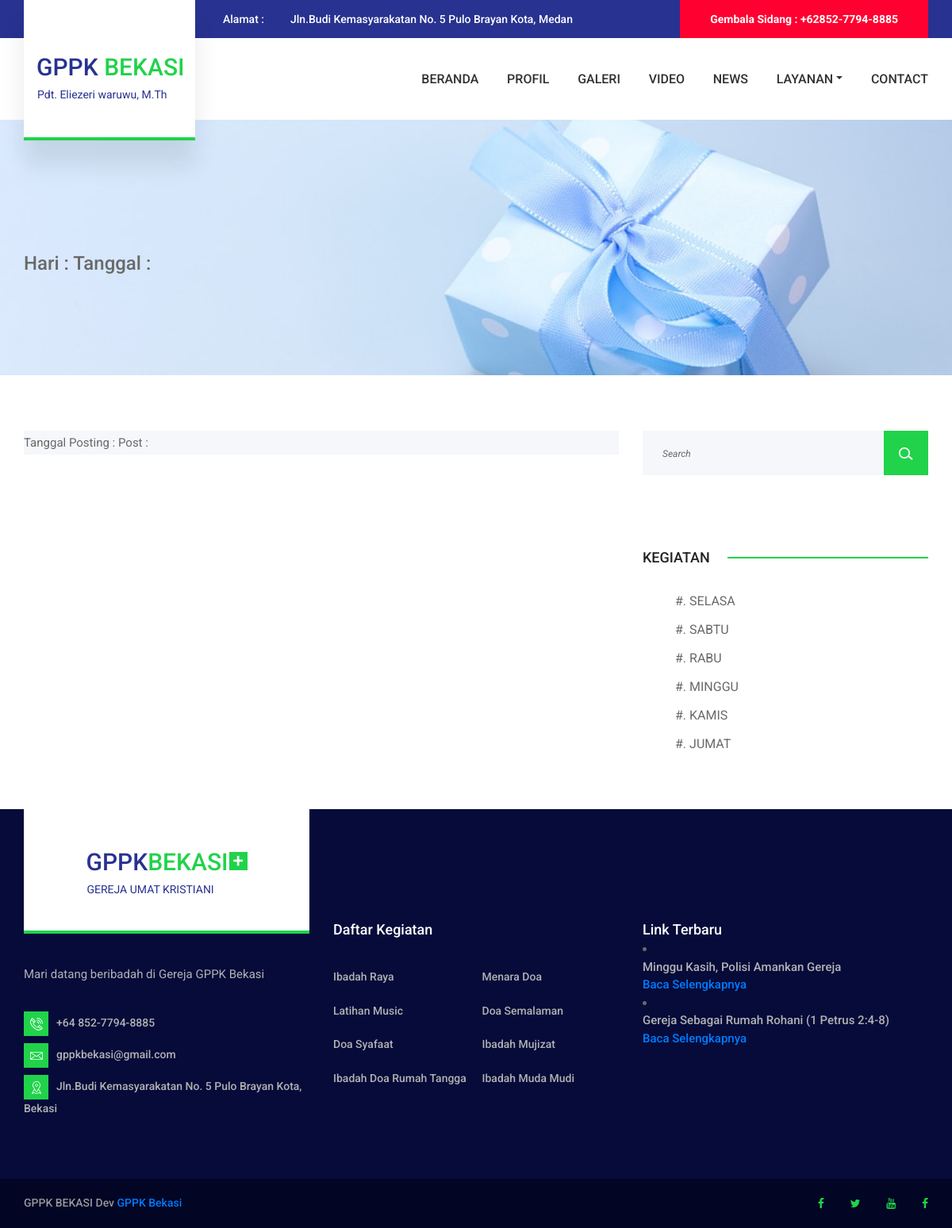
/kegiatan_detail.php, run on the app's committed database.
### tables this page shows
CREATE TABLE `tbl_file`  (
  `kode` int NOT NULL AUTO_INCREMENT,
  `kategori` varchar(50) NULL DEFAULT NULL,
  `judul` varchar(100) NULL DEFAULT NULL,
  `konten` text NULL,
  `tgl_posting` date NULL DEFAULT NULL,
  `user` varchar(50) NULL DEFAULT NULL,
  `status` varchar(10) NOT NULL,
  `data_file` text NOT NULL,
  PRIMARY KEY (`kode`) USING BTREE
);

CREATE TABLE `tbl_blog`  (
  `kode` int NOT NULL AUTO_INCREMENT,
  `kategori` varchar(50) NULL DEFAULT NULL,
  `judul` varchar(100) NULL DEFAULT NULL,
  `konten` text NULL,
  `tgl_posting` date NULL DEFAULT NULL,
  `user` varchar(50) NULL DEFAULT NULL,
  `status` varchar(10) NOT NULL,
  `gambar` varchar(100) NOT NULL,
  PRIMARY KEY (`kode`) USING BTREE
);

### kegiatan_detail.php (the view, shortened to what this page needs)
<?php include'header.php';
$id = base64_decode($_GET["id"]);
$sqlku = mysqli_query($konek,"SELECT * FROM tbl_file WHERE kategori='$id'");
$data  = mysqli_fetch_array($sqlku);
?>
<head>
<link rel="stylesheet" type="text/css" href="styles/news.css">
<link rel="stylesheet" type="text/css" href="styles/news_responsive.css">
</head>
<div class="home">
		<div class="home_background parallax-window" data-parallax="scroll" data-image-src="img/gambar/juduln.jpg" data-speed="0.8"></div>
		<div class="home_container">
			<div class="container">
				<div class="row">
					<div class="col">
						<h3> Hari : <?php echo $data['kategori']; ?>  Tanggal : <?php echo $data['tgl_posting']; ?></h3>
					</div>
				</div>
			</div>
		</div>
	</div>
	<div class="news">
		<div class="container">
			<div class="row">
				<div class="col-lg-8">
					<div class="news_posts">
						<div class="news_post">
							<div class="news_image">
								<p>Tanggal Posting : <?php echo $data['tgl_posting']; ?> Post : <?php echo $data['user']; ?></p>
							</div>
						</div>
					</div>
				</div>
				<div class="col-lg-4">
					<div class="sidebar">
						<div class="sidebar_search">
							<form action="#" id="sidebar_search_form" class="sidebar_search_form">
								<input type="text" class="search_input" placeholder="Search" required="required">
								<button class="search_button"><img src="images/search.png" alt=""></button>
							</form>
						</div>
						<div class="sidebar_categories sidebar_section">
							<div class="sidebar_section_title">
								<div class="sidebar_title">KEGIATAN</div>
							</div>
							<ul>
								<?php
						           $qry = mysqli_query($konek,"SELECT * FROM tbl_file where kode order by kategori desc limit 100");
						           while ($data=mysqli_fetch_assoc($qry)) {
						          ?>
								<li><a href="kegiatan_detail.php?id=<?php echo base64_encode($data['kategori']); ?>">#. <?php echo $data['kategori']; ?></a></li>
								<?php } ?>
							</ul>
						</div>
					</div>
				</div>
			</div>
		</div>
	</div>
<?php include'footer.php'; ?>

### footer.php (shortened to what this page needs)
	<footer class="footer">
		<div class="footer_container">
			<div class="container">
				<div class="row">
					<div class="col-lg-4 footer_col">
						<div class="footer_about">
							<div class="footer_logo_container">
								<a href="index.php" class="d-flex flex-column align-items-center justify-content-center">
									<div class="logo_content">
										<div class="logo d-flex flex-row align-items-center justify-content-center">
											<div class="logo_text">GPPK<span>BEKASI</span></div>
											<div class="logo_box">+</div>
										</div>
										<div class="logo_sub">GEREJA UMAT KRISTIANI</div>
									</div>
								</a>
							</div>
							<div class="footer_about_text">
								<p>Mari datang beribadah di Gereja GPPK Bekasi</p>
							</div>
							<ul class="footer_about_list">
								<li><div class="footer_about_icon"><img src="images/phone-call.svg" alt=""></div><span>+64 852-7794-8885</span></li>
								<li><div class="footer_about_icon"><img src="images/envelope.svg" alt=""></div><span>gppkbekasi@gmail.com</span></li>
								<li><div class="footer_about_icon"><img src="images/placeholder.svg" alt=""></div><span>Jln.Budi Kemasyarakatan No. 5 Pulo Brayan Kota, Bekasi</span></li>
							</ul>
						</div>
					</div>
					<div class="col-lg-4 footer_col">
						<div class="footer_links footer_column">
							<div class="footer_title">Daftar Kegiatan</div>
							<ul>
								<li><a href="#">Ibadah Raya</a></li>
								<li><a href="#">Latihan Music</a></li>
								<li><a href="#">Doa Syafaat</a></li>
								<li><a href="#">Ibadah Doa Rumah Tangga</a></li>
								<li><a href="#">Menara Doa</a></li>
								<li><a href="#">Doa Semalaman</a></li>
								<li><a href="#">Ibadah Mujizat</a></li>
								<li><a href="#">Ibadah Muda Mudi</a></li>
							</ul>
						</div>
					</div>
					<div class="col-lg-4 footer_col">
						<div class="footer_news footer_column">
							<div class="footer_title">Link Terbaru</div>
									  <?php
								            $qry = mysqli_query($konek,"SELECT * FROM tbl_blog where kode order by tgl_posting desc limit 5");
								            while ($data=mysqli_fetch_assoc($qry)) {
								          ?>
								<li>
									<div class="footer_news_title"><a href="news_detail.php?id=<?php echo base64_encode($data['kode']); ?>"><?php echo $data['judul']; ?></a></div>
									<a href="news_detail.php?id=<?php echo base64_encode($data['kode']); ?>">Baca Selengkapnya </a>
								</li>
							<?php } ?>
						</div>
					</div>
				</div>
			</div>
		</div>
		<div class="copyright">
			<div class="container">
				<div class="row">
					<div class="col">
						<div class="copyright_content d-flex flex-lg-row flex-column align-items-lg-center justify-content-start">
							<div class="cr"> GPPK BEKASI <i aria-hidden="true"></i> Dev <a href="https://arsipcode.com" target="_blank">GPPK Bekasi </a>
</div>
							<div class="footer_social ml-lg-auto">
								<ul>
									<li><a href="#"><i class="fa fa-facebook" aria-hidden="true"></i></a></li>
									<li><a href="#"><i class="fa fa-twitter" aria-hidden="true"></i></a></li>
									<li><a href="#"><i class="fa fa-youtube" aria-hidden="true"></i></a></li>
									<li><a href="#"><i class="fa fa-facebook" aria-hidden="true"></i></a></li>
								</ul>
							</div>
						</div>
					</div>
				</div>
			</div>
		</div>
	</footer>
</div>
</body>
</html>

### styles/main_styles.css (style rules this page uses)
* { margin: 0; padding: 0; -webkit-font-smoothing: antialiased; -webkit-text-shadow: rgba(0,0,0,.01) 0 0 1px; text-shadow: rgba(0,0,0,.01) 0 0 1px; }
body { font-family: 'Roboto', sans-serif; font-size: 15px; font-weight: 500; background: #FFFFFF; color: #696969; }
div { display: block; position: relative; -webkit-box-sizing: border-box; -moz-box-sizing: border-box; box-sizing: border-box; }
ul { list-style: none; margin-bottom: 0px; }
p { font-family: 'Roboto', sans-serif; font-size: 15px; line-height: 2; font-weight: 500; color: #696969; -webkit-font-smoothing: antialiased; -webkit-text-shadow: rgba(0,0,0,.01) 0 0 1px; text-shadow: rgba(0,0,0,.01) 0 0 1px; }
p:last-of-type { margin-bottom: 0; }
a { -webkit-transition: all 200ms ease; -moz-transition: all 200ms ease; -ms-transition: all 200ms ease; -o-transition: all 200ms ease; transition: all 200ms ease; }
a, a:hover, a:visited, a:active, a:link { text-decoration: none; -webkit-font-smoothing: antialiased; -webkit-text-shadow: rgba(0,0,0,.01) 0 0 1px; text-shadow: rgba(0,0,0,.01) 0 0 1px; }
h3 { font-size: 24px; }
h1, h2, h3, h4, h5, h6 { font-family: 'Roboto', sans-serif; -webkit-font-smoothing: antialiased; -webkit-text-shadow: rgba(0,0,0,.01) 0 0 1px; text-shadow: rgba(0,0,0,.01) 0 0 1px; }
.parallax-window { min-height: 400px; background: transparent; }
.logo_content { width: 100%; height: 100%; padding-left: 15px; }
.logo { margin-top: 27px; }
.logo span { color: #20d34a; }
.logo_text { font-size: 30px; font-weight: 500; color: #283290; line-height: 0.75; }
.logo_box { display: inline-block; width: 23px; height: 23px; background: #20d34a; color: #FFFFFF; font-size: 24px; line-height: 23px; text-align: center; -webkit-transform: translateY(-2px); -moz-transform: translateY(-2px); -ms-transform: translateY(-2px); -o-transform: translateY(-2px); transform: translateY(-2px); margin-left: 1px; }
.logo_sub { font-size: 15px; font-weight: 400; color: #004085; padding-left: 2px; margin-top: 12px; }
.home { width: 100%; height: 900px; }
.footer { width: 100%; }
.footer_container { width: 100%; background: #060b3a; padding-bottom: 77px; }
.footer_logo_container { width: 100%; height: 157px; background: #FFFFFF; }
.footer_logo_container::after { position: absolute; bottom: 0; left: 0; width: 100%; height: 4px; background: #20d34a; content: ''; }
.footer_logo_container a { display: block; width: 100%; height: 100%; }
.footer_logo_container .logo_content { display: inline-block; padding-left: 0; width: auto; height: auto; }
.footer_logo_container .logo { margin-top: 10px; }
.footer_about_text { margin-top: 36px; }
.footer_about_text p { color: #b2b2b2; }
.footer_about_list { margin-top: 32px; }
.footer_about_list li:not(:last-child) { margin-bottom: 9px; }
.footer_about_icon { display: inline-block; width: 31px; height: 31px; background: #20d34a; text-align: center; vertical-align: middle; }
.footer_about_icon img { position: absolute; width: 16px; height: 16px; top: 50%; left: 50%; -webkit-transform: translate(-50%, -50%); -moz-transform: translate(-50%, -50%); -ms-transform: translate(-50%, -50%); -o-transform: translate(-50%, -50%); transform: translate(-50%, -50%); }
.footer_about_list li span { font-size: 14px; font-weight: 500; color: #b2b2b2; padding-left: 10px; }
.footer_column { padding-top: 138px; }
.footer_title { font-size: 18px; font-weight: 500; color: #FFFFFF; }
.footer_links ul { -webkit-columns: 2; -moz-columns: 2; columns: 2; margin-top: 35px; }
.footer_links ul li:not(:last-child) { margin-bottom: 20px; }
.footer_links ul li a { font-size: 14px; font-weight: 500; color: #b2b2b2; }
.footer_news_title a { font-size: 15px; font-weight: 500; color: #b2b2b2; }
.copyright { width: 100%; background: #020523; }
.copyright_content { width: 100%; height: 62px; }
.cr { font-size: 14px; font-weight: 500; color: #97979c; }
.footer_social ul { margin-right: -5px; }
.footer_social ul li { display: inline-block; }
.footer_social ul li:not(:last-child) { margin-right: 19px; }
.footer_social ul li a i { color: #20d34a; padding: 5px; font-size: 14px; -webkit-transition: all 200ms ease; -moz-transition: all 200ms ease; -ms-transition: all 200ms ease; -o-transition: all 200ms ease; transition: all 200ms ease; }

### data on the page
tbl_file: kategori "SELASA"
tbl_file: kategori "SABTU"
tbl_file: kategori "RABU"
tbl_file: kategori "MINGGU"
tbl_file: kategori "KAMIS"
tbl_file: kategori "JUMAT"
tbl_blog: judul "Minggu Kasih, Polisi Amankan Gereja"
tbl_blog: judul "Gereja Sebagai Rumah Rohani (1 Petrus 2:4-8)"
